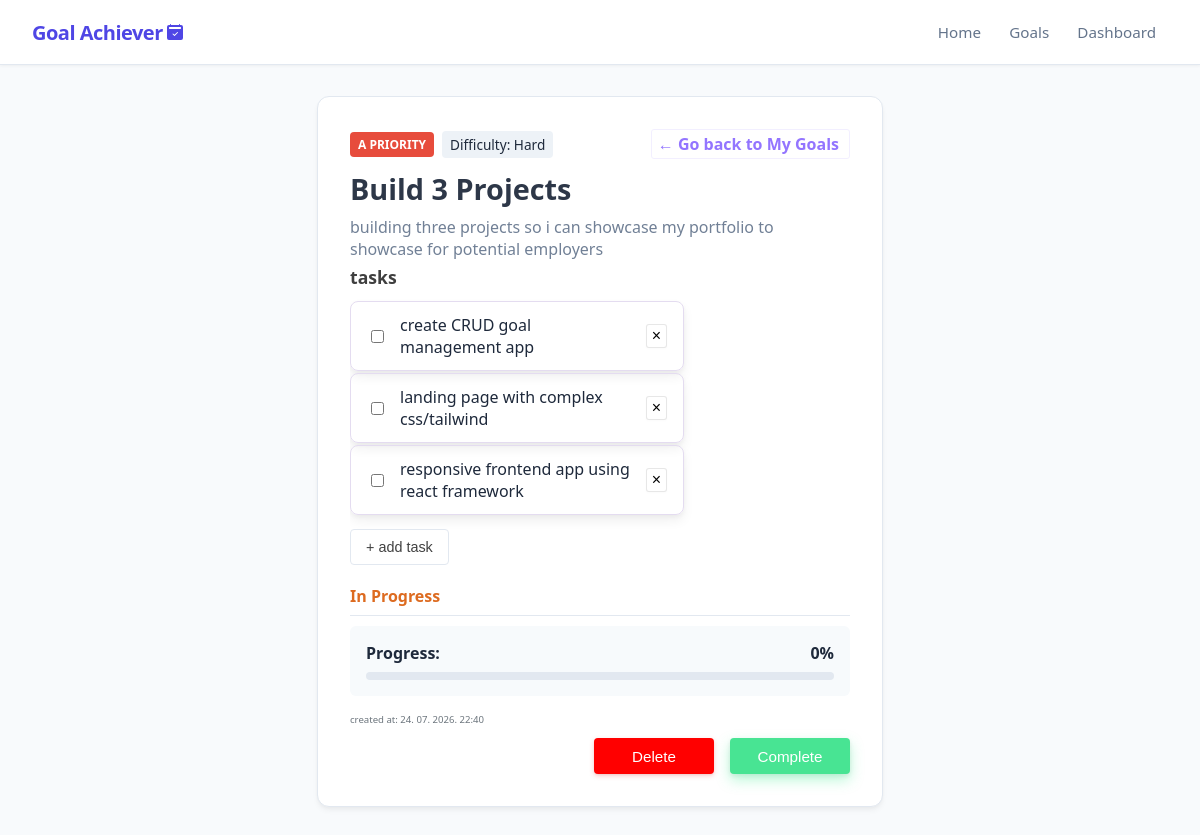
The page /goals/1 on the database its author committed.
### app/models_db.py (models this page shows, shortened)
class Goal(db.Model):
    __tablename__ = 'goals'
    id = db.Column(db.Integer, primary_key=True)
    title = db.Column(db.String(100), nullable=False)
    description = db.Column(db.Text, nullable=False)
    is_completed = db.Column(db.Boolean, default=False)
    progress_percentage = db.Column(db.Float, default=0.0)
    difficulty = db.Column(db.String(20), nullable=False, default='Medium')
    priority = db.Column(db.String(1), nullable=False, default='b')
    created_at = db.Column(db.DateTime, default=datetime.now(timezone.utc), nullable=False)
    tasks = db.relationship('Task', backref='goal', cascade="all, delete-orphan", lazy=True)

class Task(db.Model):
    __tablename__ = 'tasks'
    id = db.Column(db.Integer, primary_key=True)
    text = db.Column(db.String(255), nullable=False)
    is_completed = db.Column(db.Boolean, default=False)
    goal_id = db.Column(db.Integer, db.ForeignKey('goals.id', ondelete='CASCADE'), nullable=False)

### app/routes.py (the view)
@main.route('/goals/<int:goal_id>')
def view_goal(goal_id):
    goal = Goal.query.get_or_404(goal_id)
    tasks_list = goal.tasks
    return render_template('view_goal.html', goal=goal, tasks=tasks_list)

### app/templates/view_goal.html (shortened to what this page needs)
{% extends "base.html" %}
{% block content %}
<div class="container">
    <div id="goal_card">
        <div style="display: flex; gap: 0.5rem; align-items: center;">
            <span class="badge badge-{{ goal.priority }} ">{{ goal.priority | upper }} priority</span>
            <span style="background: #edf2f7; padding: 0.25rem 0.5rem; border-radius: 4px; font-size: 0.85rem; font-weight: 500;">
                Difficulty: {{ goal.difficulty }}
            </span>
            <span style="display: inline; margin-left: auto; border-radius: 3px; padding: 3px;" class="go-back-link">
                <a href="{{ url_for('main.show_goals') }}"
                    style="text-decoration: none; color: rgb(147, 117, 255); font-weight: 600; font-size: 1rem; padding-left: 3px; padding-right: 7px;">
                        ← Go back to My Goals
                </a>
            </span>
        </div>
        <div style="overflow: wrap; max-width: 500px;">
            <h2 style="margin: 0 0 0.5rem 0; font-size: 1.8rem; color: #2d3748; padding-top: 10px;">{{ goal.title }}</h2>
            <span style="color: #718096; width: 100%; white-space: normal; overflow-wrap: anywhere;">
                {{ goal.description or 'Nema opisa.' }}
            </span>
        </div>
        <h3>tasks</h3>
        <div class="tasks-container" style="margin: 10px 0px; overflow: hidden;">
            {% if tasks %}
                <ul style="list-style-type: none;">
                    <div class="task-list-box">
                    {% for task in tasks %}
                        <li class="task-item task-box" style="display: flex; align-items: center; justify-content: space-between;">
                                        <label style="display: flex; align-items: center; gap: 6px; cursor: pointer;">
                                            <input
                                                style="margin-right: 10px;"
                                                type="checkbox"
                                                class="task-toggle"
                                                data-task-id="{{ task.id }}"
                                                {% if task.is_completed %}checked{% endif %}>
                                            <span class="{% if task.is_completed %}completed-task{% endif %}">
                                                {{ task.text }}
                                            </span>
                                        </label>
                                        <button class="delete-task-btn" aria-label="Delete task" data-task-id="{{ task.id }}">&times;</button>
                                    </li>
                    {% endfor %}
                    </div>
                    <div class="task-management-box" data-id={{goal.id}}>
                        <button class="new-task-btn">+ add task</button>
                    </div>
                </ul>
            {% else %}
                <p style="margin: 0; color: #a0aec0; font-style: italic; padding-bottom: 15px;">There are no tasks here.</p>
            {% endif %}
        </div>
        <div class="goal-status">
            {% if goal.is_completed %}
                <span style="color: #38a169; font-weight: bold;">Completed</span>
            {% else %}
                <span style="color: #dd6b20; font-weight: bold;">In Progress</span>
            {% endif %}
        </div>
        <hr style="border: 0; border-top: 1px solid #e2e8f0; margin: 0.5rem 0;">
        <div style="background: #f7fafc; padding: 1rem; border-radius: 6px; margin-top: 10px; margin-bottom: 10px;">
            <div style="display: flex; justify-content: space-between; margin-bottom: 0.5rem; font-weight: 600;">
                <span>Progress:</span>
                <span class="progress-percentage">{{ goal.progress_percentage | round | int }}%</span>
            </div>
            <div class="progress-bar" style="width: 100%; background: #e2e8f0; height: 8px; border-radius: 4px; overflow: hidden;">
            </div>
        </div>
        <div>
            <small class="date">created at: {{ goal.created_at.strftime('%d. %m. %Y. %H:%M') }}</small>
        </div>
        <div style="display: flex;justify-content: flex-end; gap: 1em;">
            <form action="{{ url_for('main.delete_goal', goal_id=goal.id) }}" method="POST" onsubmit="return confirm('Are you sure you want to delete ({{goal.title}})?');">
                <button type="submit" id="delete-goal-btn">
                    Delete
                </button>
            </form>
            <form action="">
                <button type="submit" id="mark-goal-btn">
                    Complete
                </button>
            </form>
        </div>
    </div>
</div>
{% endblock %}

### app/static/style.css (style rules this page uses)
:root { --bg-color: #f8fafc; --card-bg: #ffffff; --text-main: #1e293b; --text-muted: #64748b; --border-color: #e2e8f0; --primary: #4f46e5; --primary-hover: #4338ca; --success: #22c55e; --pending: #f59e0b; --head-bg: #f3f2f4; --card-border-color: #e4dcf0; }
body { font-family: 'Segoe UI', Roboto, Helvetica, Arial, sans-serif; background-color: var(--bg-color); color: var(--text-main); margin: 0; padding: 2rem; display: flex; justify-content: center; padding-top: calc(64px + 2rem); }
.container { display: flex; width: 100%; }
#goal_card { min-width: 450px; width: 100%; overflow: hidden; background: var(--card-bg); padding: 2rem; border-radius: 12px; box-shadow: 0 4px 6px -1px rgba(0, 0, 0, 0.05), 0 2px 4px -1px rgba(0, 0, 0, 0.03); border: 1px solid var(--border-color); }
h1, h2, h3, a, .goal-title { white-space: nowrap; overflow: hidden; text-overflow: ellipsis; max-width: 100%; }
h2 { color: var(--text-main); text-transform: capitalize; font-size: 1.1em; font-weight: bold; margin: 0 auto; }
h3 { font-style: normal; color: #3f3f3f; margin: 5px 0px; font-size: 1.1em; font-weight: 600; padding: 0 auto; }
.badge { padding: 4px 8px; border-radius: 4px; font-size: 12px; font-weight: bold; text-transform: uppercase; }
.badge-a { background-color: #e74c3c; color: white; }
.go-back-link { user-select: none; background-color: var(--card-bg); border: 1px solid rgb(242, 239, 255); border-radius: 4px; transition: 0.2s ease; }
.new-task-btn { margin-top: 12px; height: 36px; border: var(--border-color) 1px solid; border-radius: 4px; background-color: white; color: rgb(65, 65, 65); width: fit-content; padding: 0 15px; font-size: 0.9rem; transition: transform 0.2s ease; }
ul { text-align: left; margin: 0; padding-bottom: 10px; display: flex; flex-direction: column; gap: 0rem; padding-left: 0px; }
.badge { padding: 0.25rem 0.5rem; border-radius: 4px; font-size: 0.75rem; font-weight: 600; text-transform: uppercase; }
.date { color: #6c757d; font-size: 0.6em; }
button[type="submit"] { width: auto; min-width: 120px; padding: 0.75rem 1.5rem; border: none; border-radius: 6px; font-size: 0.95rem; font-weight: 500; cursor: pointer; display: block; margin-left: auto; }
button[type="submit"], #open_form_btn { background-color: var(--primary); color: #ffffff; border: none; border-radius: 8px; padding: 0.6rem 1.2rem; font-weight: 500; cursor: pointer; box-shadow: 0 2px 5px rgba(124, 58, 237, 0.25), 0 1px 2px rgba(0, 0, 0, 0.05); transition: transform 0.2s ease, box-shadow 0.2s ease, background-color 0.2s ease; }
#delete-goal-btn, #mark-goal-btn { margin-top: 10px; border-radius: 4px; background-color: red; box-shadow: 0 2px 5px rgba(237, 58, 58, 0.25), 0 1px 2px rgba(0, 0, 0, 0.05); }
#mark-goal-btn { background-color: rgb(72, 228, 147); box-shadow: 0 6px 14px rgba(58, 237, 142, 0.35), 0 2px 4px rgba(0, 0, 0, 0.08); }
li { padding-right: 10px; display: flex; justify-content: flex-start; text-align: left; border-radius: 8px; padding: 4px; }
.task-box { background: transparent; width: fit-content; max-width: 300px; padding: 0.75rem 1rem; margin: 2px 0; color: var(--text-main); border: 1px solid var(--card-border-color); border-radius: 8px; white-space: normal; overflow-wrap: anywhere; box-shadow: 0 2px 4px rgba(0, 0, 0, 0.04), 0 6px 12px rgba(0, 0, 0, 0.06); transition: transform 0.2s ease, box-shadow 0.2s ease; user-select: none; -webkit-user-select: none; }
.delete-task-btn { background-color: #FFFFFF; border: 1px solid rgba(24, 24, 24, 0.101); box-shadow: rgba(0, 0, 0, 0.02) 0 1px 3px 0; align-items: center; border-radius: 3px; color: #000; cursor: pointer; user-select: none; margin-left: 15px; font-size: 1rem; padding: 0.1rem 0.3rem; }

### rows shown on the page
Goal: priority "A", difficulty "Hard", title "Build 3 Projects", description "building three projects so i can showcase my portfolio to showcase for potential employers", progress_percentage "0", created_at "24. 07. 2026. 22:40"
Task: text "create CRUD goal management app"
Task: text "landing page with complex css/tailwind"
Task: text "responsive frontend app using react framework"
